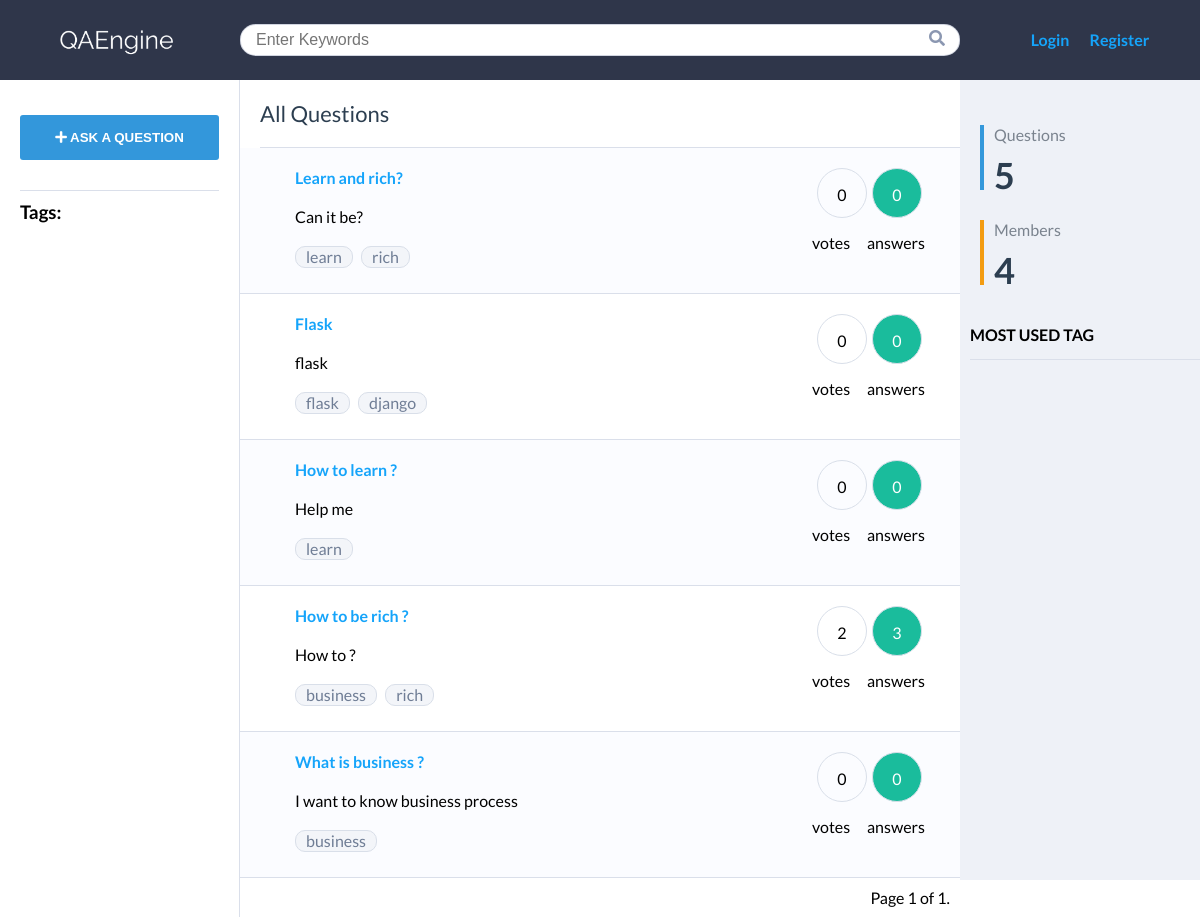
Before: / with the older database file.
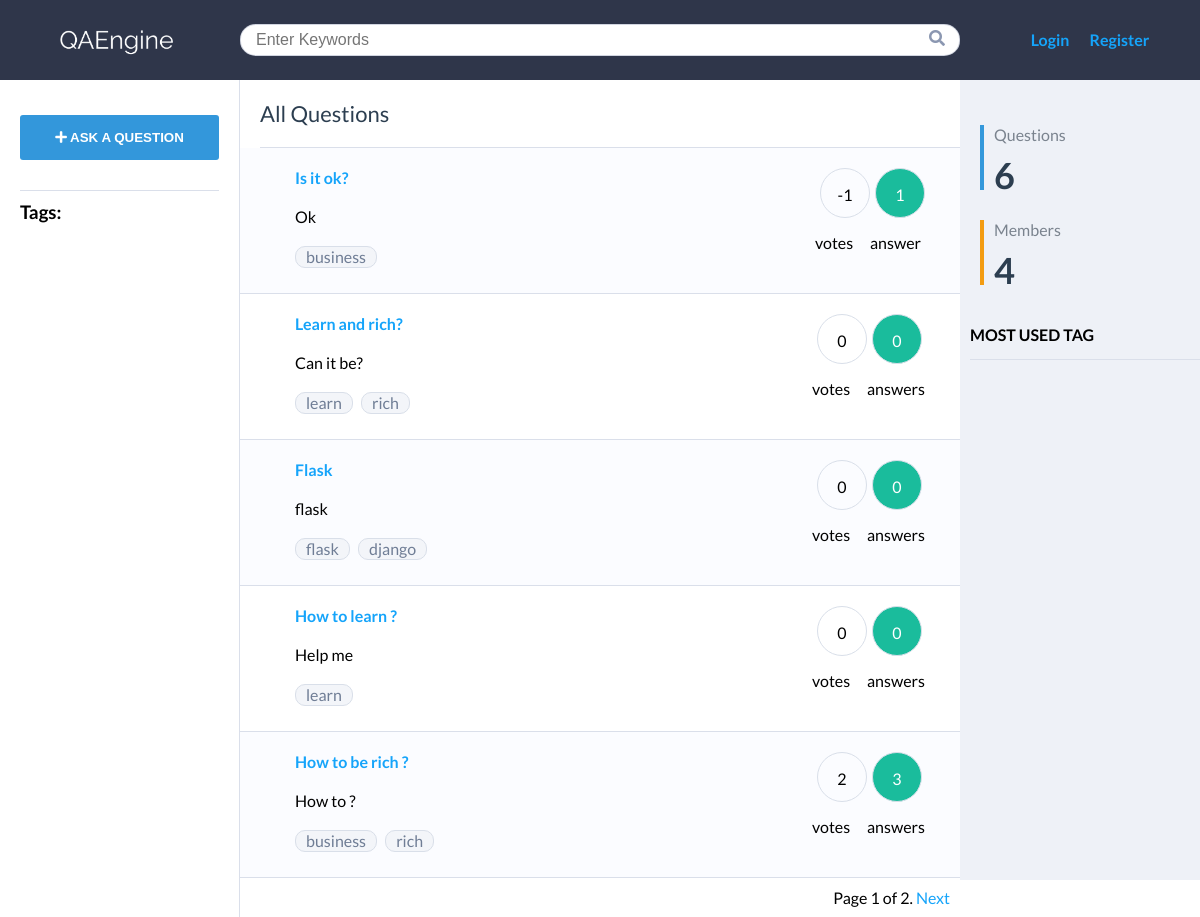
After: the same page with the newer database file.
### qa/models.py (models this page shows, shortened)
class Question(models.Model):
    title = models.CharField(max_length=250)
    slug = models.SlugField(max_length=250, unique_for_date='created')
    user = models.ForeignKey(
        User, on_delete=models.CASCADE, related_name="question")
    body = models.TextField()
    created = models.DateTimeField(auto_now_add=True)
    updated = models.DateTimeField(auto_now=True)
    votes = models.IntegerField(default=0)
    tags = TaggableManager()
    class Meta:
        ordering = ('-created',)
    def get_absolute_url(self):
        return reverse('qa:question_detail', args=[self.slug])

### qa/views.py (the view)
# urls.py: 2. Add a URL to urlpatterns:  path('', views.home, name='home')
def home(request, tag_slug=None):
    search_form = SearchForm()
    user_count = User.objects.count()
    object_list = Question.objects.all()
    tag = None
    if tag_slug:
        tag = get_object_or_404(Tag, slug=tag_slug)
        object_list = object_list.filter(tags__in=[tag])
    if 'query' in request.GET:
        search_form = SearchForm(request.GET)
        if search_form.is_valid():
            query = search_form.cleaned_data['query']
            object_list = Question.objects.filter(title__contains=query)
    paginator = Paginator(object_list, 5) # 5 questions each page
    page = request.GET.get('page')
    try:
        questions = paginator.page(page)
    except PageNotAnInteger:
        questions = paginator.page(1)
    except EmptyPage:
        questions = paginator.page(paginator.num_pages)
    return render(request, 'extends/home.html', {'user_count': user_count, 'question_count': Question.objects.count() ,'page': page, 'questions': questions, 'tag': tag, 'search_form': search_form})

### qa/forms.py
class SearchForm(forms.Form):
    query = forms.CharField(label="", widget=forms.TextInput(attrs={'placeholder': 'Enter Keywords'}))

### qa/templates/extends/home.html
{% extends '../base.html' %}
{% block content %}
<p class="content-title">All Questions</p>
<div class="questions">
    {% for question in questions %}
    <div class="question">
        <div class="question-content">
            <a  href="{{question.get_absolute_url}}"><h4>{{question.title}}</h4></a>
            <p class="my-2">{{question.body|truncatewords:30}}</p>
            {% for tag in question.tags.all %}
            <a href="{% url 'qa:question_by_tag' tag.slug %}" class="tag">{{tag.name}}</a>
            {%endfor%}
        </div>
        <div class="informations">
            <p><span>{{question.votes}}</span> vote{{question.votes|pluralize}}</p>
            <p><span style="background-color: #1ABC9C !important; color: #fff;">{{question.answers.count}}</span> answer{{question.answers.count|pluralize}}</p>
        </div>
    </div>
    {% endfor %}
</div>
{% include "../pagination.html" with page=questions %}
{% endblock %}

### qa/templates/base.html (shortened to what this page needs)
{% load static %}
{% load taggit_templatetags2_tags %}
<!DOCTYPE html>
<html lang="en">
<head>
    <link href="{% static 'css/base.css' %}" rel="stylesheet">
    <link rel="stylesheet" href='https://use.fontawesome.com/releases/v5.1.0/css/all.css'>
</head>
<body>
    <header id='header'>
        <div class="logo-img">
            <a href="{% url 'qa:home' %}">
                <img src="{% static 'img/logo.png' %}" alt="logo">
            </a>
        </div>
        <div class="search-bar">
            <form method="get" action="{% url 'qa:home' %}">
                {{search_form.as_p}}
            </form>
            <i class="fas fa-search"></i>
        </div>
        <div class="navigation">
            <ul>
                {% if request.user.is_authenticated %}
                <li style="color: #15A4FA">Hello {{request.user.first_name}}</li>
                <li><a href="{% url 'qa:logout' %}">Logout</a></li>
                {% else %}
                <li><a href="{% url 'qa:login' %}">Login</a></li>
                <li><a href="{% url 'qa:register' %}">Register</a></li>
                {% endif %}
            </ul>
        </div>
    </header>
    <section id="main-content">
        <aside id="left-sidebar">
            <ul>
                <li class="btn">
                    <a href="{% url 'qa:new_question' %}"><button class="ask-question"><i class="fas fa-plus"></i> ASK A QUESTION</button></a>
                </li>
                <h3 class="my-1">Tags:</h3>
            </ul>
        </aside>
        <div class="content">
            {%block content%} {%endblock%}
        </div>
        <aside id="right-sidebar">
            <div class="statistic">
                <ul>
                    <li class="question-count">
                        <p>Questions</p>
                        <p><span>{{question_count}}</span></p>
                    </li>
                    <li class="member-count">
                        <p>Members</p>
                        <p><span>{{user_count}}</span></p>
                    </li>
                </ul>
            </div>
            <div class="most-used-tags">
                <h4>MOST USED TAG</h4>
            </div>
        </aside>
    </section>
</body>
</html>

### qa/templates/pagination.html (shortened to what this page needs)
<div class="pagination">
    <span class="step-links">
        <span class="current">
            Page {{ page.number }} of {{ page.paginator.num_pages }}.
        </span>
        {% if page.has_next %}
        <a href="?page={{ page.next_page_number }}">Next</a>
        {% endif %}
    </span>
</div>

### qa/static/css/base.css (style rules this page uses)
* { margin: 0; padding: 0; box-sizing: border-box; }
body { font-family: "Lato", sans-serif; }
a { text-decoration: none; color: #15a4fa; }
li { list-style: none; }
a.tag { background: #f3f5f9; border: 1px solid #d9dfe9; border-radius: 10px; background-color: #f3f5f9; text-decoration: none; color: #6f7d95; line-height: 20px; display: inline-block; padding: 0 10px; margin-right: 5px; margin-bottom: 5px; }
.my-1 { margin: 10px 0; }
.my-2 { margin: 20px 0; }
#header { background: #2f364a; display: grid; grid-template-columns: 1fr 3fr 1fr; align-items: center; }
.logo-img img { max-height: 50px; vertical-align: middle; }
#header .navigation ul { width: 100%; display: flex; justify-content: center; }
#header .navigation li { display: inline-block; line-height: 80px; text-align: center; margin-left: 20px; font-weight: bold; }
#header .search-bar { position: relative; }
#header .search-bar input { width: 100%; height: 32px; border-radius: 30px; padding-left: 15px; outline: none; color: #8c97b2; border: 1px solid rgba(140, 151, 178, 0.4); border-radius: 16px / 15px; background-color: #fff; }
#header .search-bar i { display: inline-block; position: absolute; right: 15px; top: 16px; color: #8b97b1; }
#right-sidebar { background-color: #eef1f7; padding-left: 10px; height: 100vh; }
#right-sidebar .statistic { margin-top: 35px; padding: 10px; }
#right-sidebar .statistic li { margin-bottom: 30px; padding-left: 10px; }
#right-sidebar .statistic li p { font-size: 16px; color: #7a838e; }
#right-sidebar .statistic li p span { font-weight: 700; font-size: 36px; line-height: 30px; display: block; color: #2c3e50; padding-top: 16px; }
#right-sidebar .statistic li.question-count { border-left: 4px solid #3498db; }
#right-sidebar .statistic li.member-count { border-left: 4px solid #f39c12; }
#right-sidebar .most-used-tags h4 { padding-bottom: 15px; border-bottom: 1px solid #dadfea; margin-bottom: 15px; }
#left-sidebar { border-right: 1px solid #dadfea; min-height: 800px; padding: 0; }
#left-sidebar ul { padding: 35px 20px 0; }
#left-sidebar .btn { display: block; padding-bottom: 30px; border-bottom: 1px solid #dadfea; }
#left-sidebar .btn button { width: 100%; height: 45px; border: none; color: #fff; display: block; font-weight: 700; border-radius: 3px; background-color: #3397db; padding: 15px; cursor: pointer; }
#main-content { display: grid; grid-template-columns: 1fr 3fr 1fr; }
.content .content-title { font-size: 22px; color: #2c3e50; display: block; margin-top: 20px; margin-left: 20px; padding-bottom: 20px; border-bottom: 1px solid #dadfea; }
.content .questions { display: flex; flex-direction: column; }
.content .questions .question { padding: 20px 35px; border-bottom: 1px solid #dadfea; display: flex; justify-content: space-between; }
.content .questions .question .informations { display: flex; }
.content .questions .question .informations span { width: 50px; height: 50px; display: block; text-align: center; line-height: 3.3; margin-bottom: 15px; border: 1px solid #d9dfe9; border-radius: 50%; margin-left: 5px; }
.content .questions .question:nth-child(2n + 1) { background-color: #fbfcff; }
.pagination { float: right; margin: 10px; }
.question-content, .answer-content { margin-left: 20px; }
form input[type="password"], form input[type="text"], form input[type="email"] { background-color: #fff; border: 1px solid #dadfea; padding: 5px; display: inline-block; font-size: 16px; border-radius: 5px 5px 5px 5px; margin: 10px 0; }
form textarea, form input[type="text"] { width: 400px; }

Changed rows visible on the page:
no longer on this page (row edited): Question: title "What is business ?", body "I want to know business process", votes "0", answers.count "0", Tag (name "business")
added Question: title "Is it ok?", body "Ok", votes "-1", answers.count "1", Tag (name "business")
Other visible differences:
{{ page.paginator.num_pages }}: "1" → "2"
{{ question_count }}: "5" → "6"
text now shown: "Next"
